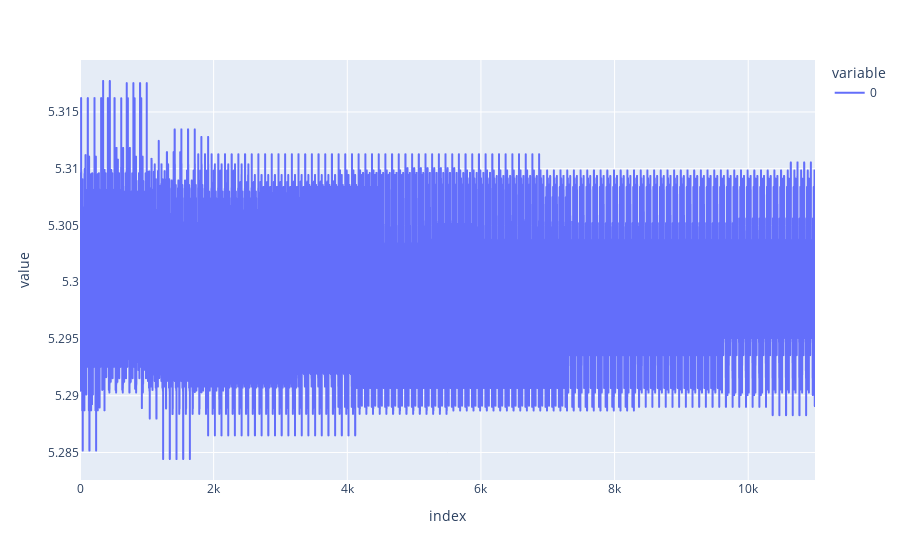

The notebook cell this image was saved under:
### Code cell
px.line(Truth.flatchain[:,0],)

### Figure 1 — Plotly figure (JSON) as saved in the notebook; plotly's stock layout.template omitted (floating-point values rounded to 4 significant figures; data arrays with more than 128 entries replaced by an {"elided": "..."} marker saying what was removed)
{"data": [{"hovertemplate": "variable=0<br>index=%{x}<br>value=%{y}<extra></extra>", "legendgroup": "0", "line": {"color": "#636efa", "dash": "solid"}, "marker": {"symbol": "circle"}, "mode": "lines", "name": "0", "showlegend": true, "type": "scattergl", "x": {"elided": "11000 int values"}, "xaxis": "x", "y": {"elided": "11000 float values"}, "yaxis": "y"}], "layout": {"legend": {"title": {"text": "variable"}, "tracegroupgap": 0}, "margin": {"t": 60}, "xaxis": {"anchor": "y", "domain": [0, 1], "title": {"text": "index"}}, "yaxis": {"anchor": "x", "domain": [0, 1], "title": {"text": "value"}}}}
